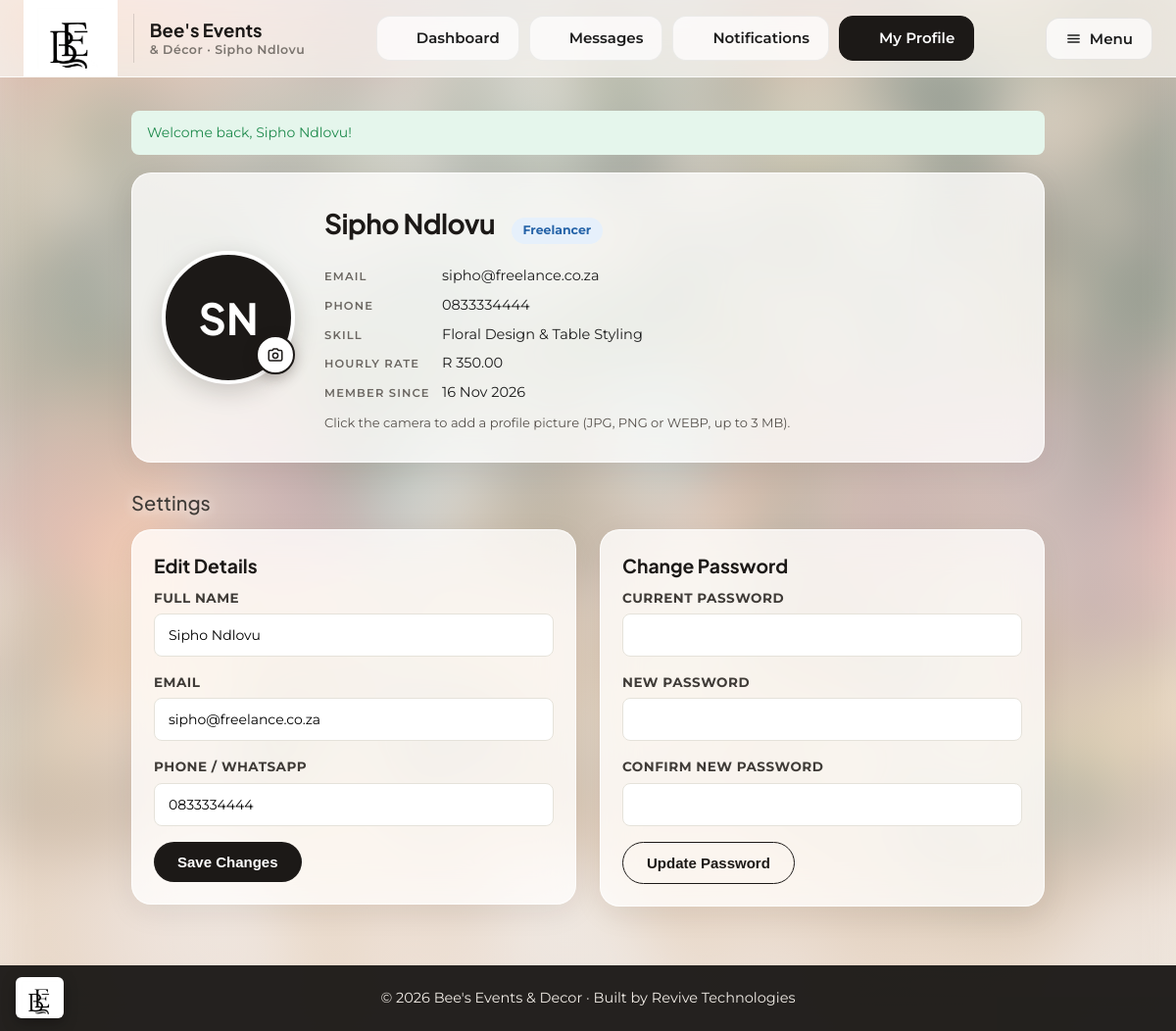
The app's page /freelancer/profile.php (signed in) with its own data.
### tables this page shows
CREATE TABLE users (
    user_id     INT AUTO_INCREMENT PRIMARY KEY,
    full_name   VARCHAR(120)  NOT NULL,
    email       VARCHAR(150)  NOT NULL UNIQUE,
    phone       VARCHAR(30)   DEFAULT NULL,
    profile_image VARCHAR(255) DEFAULT NULL,           
    password    VARCHAR(255)  NOT NULL,            
    role        ENUM('client','freelancer','admin') NOT NULL DEFAULT 'client',
    status      ENUM('active','suspended')  NOT NULL DEFAULT 'active',
    created_at  DATETIME NOT NULL DEFAULT CURRENT_TIMESTAMP
);

CREATE TABLE freelancers (
    freelancer_id   INT AUTO_INCREMENT PRIMARY KEY,
    user_id         INT NOT NULL,
    skill           VARCHAR(150) NOT NULL,           
    bio             TEXT,
    hourly_rate     DECIMAL(10,2) DEFAULT 0.00,
    rating          DECIMAL(3,2) DEFAULT 0.00,       
    portfolio_files TEXT DEFAULT NULL,               
    FOREIGN KEY (user_id) REFERENCES users(user_id) ON DELETE CASCADE
);

### freelancer/profile.php (called while the page is built, shortened)
<?php
require_once '../includes/functions.php';
require_once '../config/database.php';
$dash_role = 'freelancer';
require '../includes/profile_page.php';

### includes/functions.php (called while the page is built, shortened)
<?php
function h($string) {
    return htmlspecialchars($string ?? '', ENT_QUOTES, 'UTF-8');
}
function rand_format($amount) {
    return 'R ' . number_format((float)$amount, 2);
}
function nice_date($date) {
    return date('d M Y', strtotime($date));
}

### includes/profile_page.php (the view, shortened to what this page needs)
<?php
$uid = $_SESSION['user_id'];
$stmt = $pdo->prepare('SELECT full_name, email, phone, role, profile_image, created_at FROM users WHERE user_id = ?');
$stmt->execute([$uid]);
$me = $stmt->fetch();
$initials = '';
foreach (array_slice(preg_split('/\s+/', trim($me['full_name'])), 0, 2) as $part) {
    $initials .= mb_strtoupper(mb_substr($part, 0, 1));
}
$extra = [];
if ($dash_role === 'freelancer') {
    $stmt = $pdo->prepare('SELECT skill, hourly_rate, rating FROM freelancers WHERE user_id = ?');
    $stmt->execute([$uid]);
    $extra = $stmt->fetch() ?: [];
}
include __DIR__ . '/header_dashboard.php';
?>
<div class="profile-wrap">
    <div class="card profile-hero">
        <div class="avatar-xl-wrap">
            <?php if (!empty($me['profile_image'])): ?>
                <img class="avatar-xl" src="<?php echo $base . h($me['profile_image']); ?>" alt="Profile photo of <?php echo h($me['full_name']); ?>">
            <?php else: ?>
                <div class="avatar-xl avatar-initials"><?php echo h($initials ?: '?'); ?></div>
            <?php endif; ?>
            <form method="POST" action="profile.php" enctype="multipart/form-data" id="photoForm">
                <label for="photoInput" class="avatar-camera" title="Change profile photo" aria-label="Change profile photo">
                    <svg width="18" height="18" viewBox="0 0 24 24" fill="none" stroke="currentColor" stroke-width="2" stroke-linecap="round" stroke-linejoin="round"><path d="M14.5 4h-5L8 6H5a2 2 0 0 0-2 2v10a2 2 0 0 0 2 2h14a2 2 0 0 0 2-2V8a2 2 0 0 0-2-2h-3l-1.5-2Z"/><circle cx="12" cy="13" r="3.5"/></svg>
                </label>
            </form>
        </div>
        <div class="profile-info">
            <h2><?php echo h($me['full_name']); ?></h2>
            <span class="pill pill-quoted"><?php echo $dash_role === 'admin' ? 'Admin' : ucfirst(h($me['role'])); ?></span>
            <ul class="profile-details">
                <li><span>Email</span><?php echo h($me['email']); ?></li>
                <li><span>Phone</span><?php echo h($me['phone'] ?: 'Not added yet'); ?></li>
                <?php if (!empty($extra['skill'])): ?><li><span>Skill</span><?php echo h($extra['skill']); ?></li><?php endif; ?>
                <?php if (!empty($extra['hourly_rate'])): ?><li><span>Hourly rate</span><?php echo h(rand_format($extra['hourly_rate'])); ?></li><?php endif; ?>
                <li><span>Member since</span><?php echo nice_date($me['created_at']); ?></li>
            </ul>
            <?php if (!empty($me['profile_image'])): ?>
                <form method="POST" action="profile.php" data-confirm="Remove your profile photo?">
                    <button type="submit" name="remove_photo" value="1" class="link-btn">Remove photo</button>
                </form>
            <?php else: ?>
                <p class="profile-hint">Click the camera to add a profile picture (JPG, PNG or WEBP, up to 3 MB).</p>
            <?php endif; ?>
        </div>
    </div>
    <h3 class="profile-section-title">Settings</h3>
    <div class="two-col" style="grid-template-columns:1fr 1fr;">
        <div class="card">
            <h3>Edit Details</h3>
            <form method="POST" action="profile.php">
                <div class="field"><label>Full Name</label><input type="text" name="full_name" value="<?php echo h($me['full_name']); ?>" required></div>
                <div class="field"><label>Email</label><input type="email" name="email" value="<?php echo h($me['email']); ?>" required></div>
                <div class="field"><label>Phone / WhatsApp</label><input type="tel" name="phone" value="<?php echo h($me['phone']); ?>" placeholder="+27 XX XXX XXXX"></div>
                <button type="submit" class="btn btn-primary">Save Changes</button>
            </form>
        </div>
        <div class="card">
            <h3>Change Password</h3>
            <form method="POST" action="profile.php">
                <div class="field"><label>Current Password</label><input type="password" name="current_password" required></div>
                <div class="field"><label>New Password</label><input type="password" name="new_password" minlength="8" required></div>
                <div class="field"><label>Confirm New Password</label><input type="password" name="confirm_password" minlength="8" required></div>
                <button type="submit" class="btn btn-outline">Update Password</button>
            </form>
        </div>
    </div>
</div>
<?php include __DIR__ . '/footer_dashboard.php'; ?>

### records on screen
users: full_name "Sipho Ndlovu", role "Freelancer", email "sipho@freelance.co.za", phone "0833334444", created_at "16 Nov 2026"
freelancers: skill "Floral Design & Table Styling", hourly_rate "R 350.00"

### other values on screen
$who "Sipho Ndlovu"
$item['label'] "Dashboard"
$item['label'] "Messages"
$item['label'] "Notifications"
$item['label'] "My Profile"
$flash['message'] "Welcome back, Sipho Ndlovu!"
$initials ?: '?' "SN"
